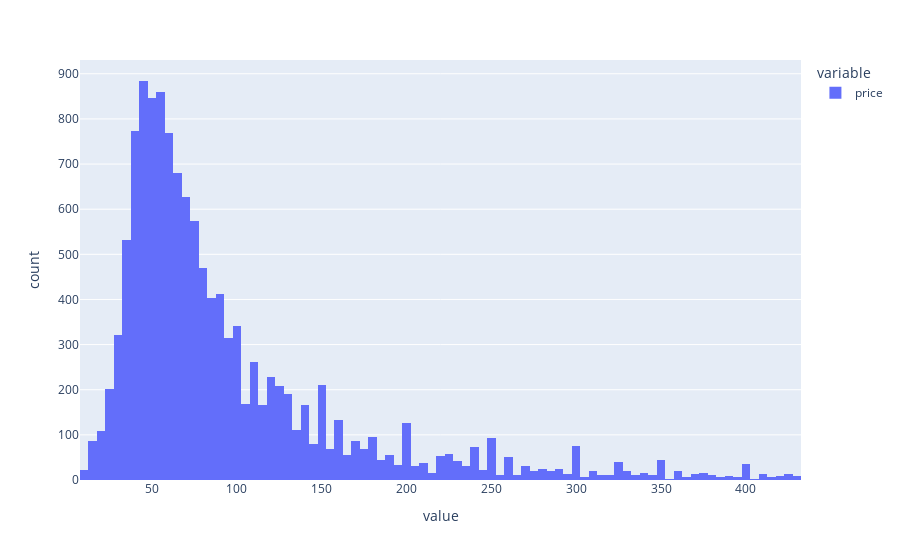

Notebook cell for this chart:
### Code cell
px.histogram(df['price'])

### Figure 1 — Plotly figure (JSON) as saved in the notebook; plotly's stock layout.template omitted (floating-point values rounded to 4 significant figures; data arrays with more than 128 entries replaced by an {"elided": "..."} marker saying what was removed)
{"data": [{"alignmentgroup": "True", "bingroup": "x", "hovertemplate": "variable=price<br>value=%{x}<br>count=%{y}<extra></extra>", "legendgroup": "price", "marker": {"color": "#636efa", "pattern": {"shape": ""}}, "name": "price", "offsetgroup": "price", "orientation": "v", "showlegend": true, "type": "histogram", "x": {"elided": "12882 float values"}, "xaxis": "x", "yaxis": "y"}], "layout": {"barmode": "relative", "legend": {"title": {"text": "variable"}, "tracegroupgap": 0}, "margin": {"t": 60}, "xaxis": {"anchor": "y", "domain": [0, 1], "title": {"text": "value"}}, "yaxis": {"anchor": "x", "domain": [0, 1], "title": {"text": "count"}}}}
